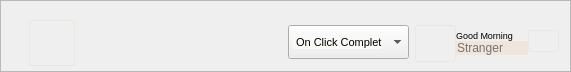
      <widget class="QFrame" name="top_frame">
       <property name="geometry">
        <rect>
         <x>92</x>
         <y>0</y>
         <width>571</width>
         <height>72</height>
        </rect>
       </property>
       <property name="minimumSize">
        <size>
         <width>0</width>
         <height>0</height>
        </size>
       </property>
       <property name="styleSheet">
        <string notr="true"/>
       </property>
       <property name="frameShape">
        <enum>QFrame::StyledPanel</enum>
       </property>
       <property name="frameShadow">
        <enum>QFrame::Raised</enum>
       </property>
       <widget class="QPushButton" name="navigate_button">
        <property name="geometry">
         <rect>
          <x>29</x>
          <y>20</y>
          <width>46</width>
          <height>46</height>
         </rect>
        </property>
        <property name="minimumSize">
         <size>
          <width>45</width>
          <height>45</height>
         </size>
        </property>
        <property name="maximumSize">
         <size>
          <width>132131</width>
          <height>1231231</height>
         </size>
        </property>
        <property name="toolTip">
         <string>&lt;p style='white-space:pre'&gt;Help section&lt;/p&gt;</string>
        </property>
        <property name="styleSheet">
         <string notr="true">QPushButton{
border-radius: 3px;
border: 1px solid;
border-color:  rgb(239, 229, 220);
}

QToolTip { 
background-color: #e0e0e0;
border: none; }
</string>
        </property>
        <property name="text">
         <string/>
        </property>
        <property name="icon">
         <iconset>
          <normaloff>images/Hambuger.png</normaloff>images/Hambuger.png</iconset>
        </property>
        <property name="iconSize">
         <size>
          <width>30</width>
          <height>30</height>
         </size>
        </property>
       </widget>
       <widget class="QComboBox" name="complete_combobox">
        <property name="geometry">
         <rect>
          <x>288</x>
          <y>25</y>
          <width>121</width>
          <height>34</height>
         </rect>
        </property>
        <property name="minimumSize">
         <size>
          <width>0</width>
          <height>0</height>
         </size>
        </property>
        <property name="maximumSize">
         <size>
          <width>341231</width>
          <height>1231313</height>
         </size>
        </property>
        <property name="font">
         <font>
          <pointsize>9</pointsize>
         </font>
        </property>
        <property name="styleSheet">
         <string notr="true"/>
        </property>
        <property name="editable">
         <bool>false</bool>
        </property>
        <property name="currentText">
         <string/>
        </property>
        <property name="currentIndex">
         <number>-1</number>
        </property>
        <property name="maxVisibleItems">
         <number>10</number>
        </property>
       </widget>
       <widget class="QPushButton" name="log_out_button">
        <property name="geometry">
         <rect>
          <x>528</x>
          <y>30</y>
          <width>31</width>
          <height>22</height>
         </rect>
        </property>
        <property name="minimumSize">
         <size>
          <width>0</width>
          <height>0</height>
         </size>
        </property>
        <property name="maximumSize">
         <size>
          <width>2342341</width>
          <height>1312312</height>
         </size>
        </property>
        <property name="styleSheet">
         <string notr="true">QPushButton{
border-radius: 3px;
border: 1px solid;
border-color:  rgb(239, 229, 220);
}
</string>
        </property>
        <property name="text">
         <string/>
        </property>
        <property name="icon">
         <iconset>
          <normaloff>images/LogOut.png</normaloff>images/LogOut.png</iconset>
        </property>
        <property name="iconSize">
         <size>
          <width>25</width>
          <height>20</height>
         </size>
        </property>
       </widget>
       <widget class="QPushButton" name="profile_button">
        <property name="geometry">
         <rect>
          <x>415</x>
          <y>25</y>
          <width>41</width>
          <height>37</height>
         </rect>
        </property>
        <property name="font">
         <font>
          <pointsize>9</pointsize>
         </font>
        </property>
        <property name="toolTip">
         <string/>
        </property>
        <property name="styleSheet">
         <string notr="true">QPushButton{
border-radius: 3px;
border: 1px solid;
border-color:  rgb(239, 229, 220);
}
</string>
        </property>
        <property name="text">
         <string/>
        </property>
        <property name="icon">
         <iconset>
          <normaloff>images/liliajohn.png</normaloff>images/liliajohn.png</iconset>
        </property>
        <property name="iconSize">
         <size>
          <width>35</width>
          <height>35</height>
         </size>
        </property>
       </widget>
       <widget class="QLabel" name="on_click_label">
        <property name="geometry">
         <rect>
          <x>293</x>
          <y>36</y>
          <width>89</width>
          <height>13</height>
         </rect>
        </property>
        <property name="font">
         <font>
          <pointsize>8</pointsize>
         </font>
        </property>
        <property name="toolTip">
         <string>&lt;p style='white-space:pre'&gt;Choose what happens after clicking completes&lt;/p&gt;</string>
        </property>
        <property name="styleSheet">
         <string notr="true">QLabel { background-color: rgb(249, 249, 245);

border: none; }

QToolTip { 
background-color: #e0e0e0;
border: none; }</string>
        </property>
        <property name="text">
         <string> On Click Complete</string>
        </property>
       </widget>
       <widget class="QLabel" name="label_10">
        <property name="geometry">
         <rect>
          <x>456</x>
          <y>28</y>
          <width>76</width>
          <height>14</height>
         </rect>
        </property>
        <property name="font">
         <font>
          <pointsize>7</pointsize>
         </font>
        </property>
        <property name="text">
         <string>Good Morning</string>
        </property>
       </widget>
       <widget class="QLineEdit" name="lineEdit">
        <property name="geometry">
         <rect>
          <x>455</x>
          <y>41</y>
          <width>73</width>
          <height>14</height>
         </rect>
        </property>
        <property name="font">
         <font>
          <weight>50</weight>
          <bold>false</bold>
         </font>
        </property>
        <property name="cursor">
         <cursorShape>ArrowCursor</cursorShape>
        </property>
        <property name="toolTip">
         <string>
&lt;p style='white-space:pre'&gt;Enter your nickname here&lt;/p&gt;</string>
        </property>
        <property name="autoFillBackground">
         <bool>false</bool>
        </property>
        <property name="styleSheet">
         <string notr="true">QLineEdit { border: none; 
background-color: rgb(239, 229, 220);}

QToolTip { 
background-color: #e0e0e0;
border: none; }</string>
        </property>
        <property name="text">
         <string/>
        </property>
        <property name="maxLength">
         <number>10</number>
        </property>
        <property name="placeholderText">
         <string>Stranger</string>
        </property>
       </widget>
       <zorder>navigate_button</zorder>
       <zorder>complete_combobox</zorder>
       <zorder>profile_button</zorder>
       <zorder>on_click_label</zorder>
       <zorder>label_10</zorder>
       <zorder>lineEdit</zorder>
       <zorder>log_out_button</zorder>
      </widget>
